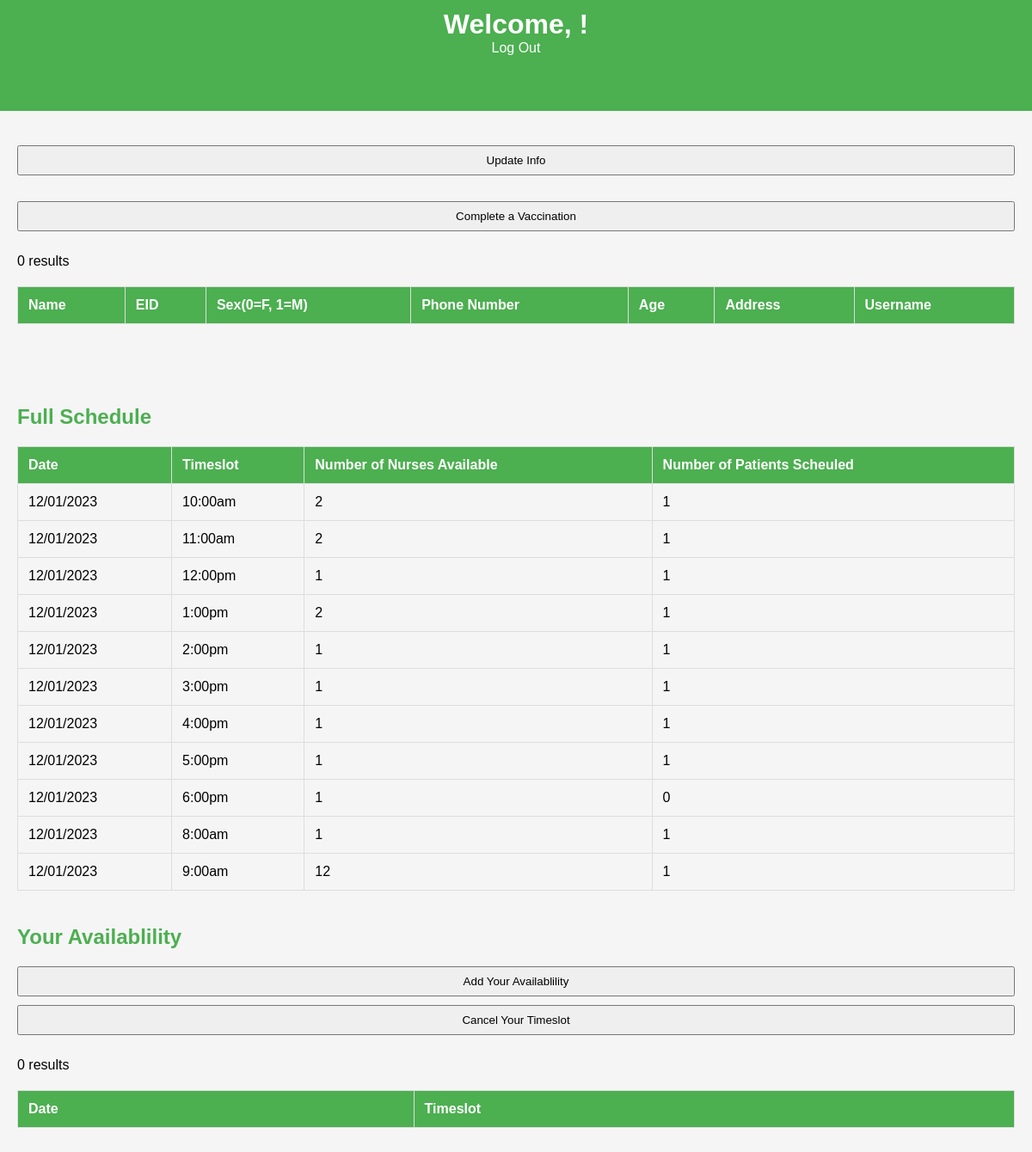
Page /nurse-home.php on the earlier database version.
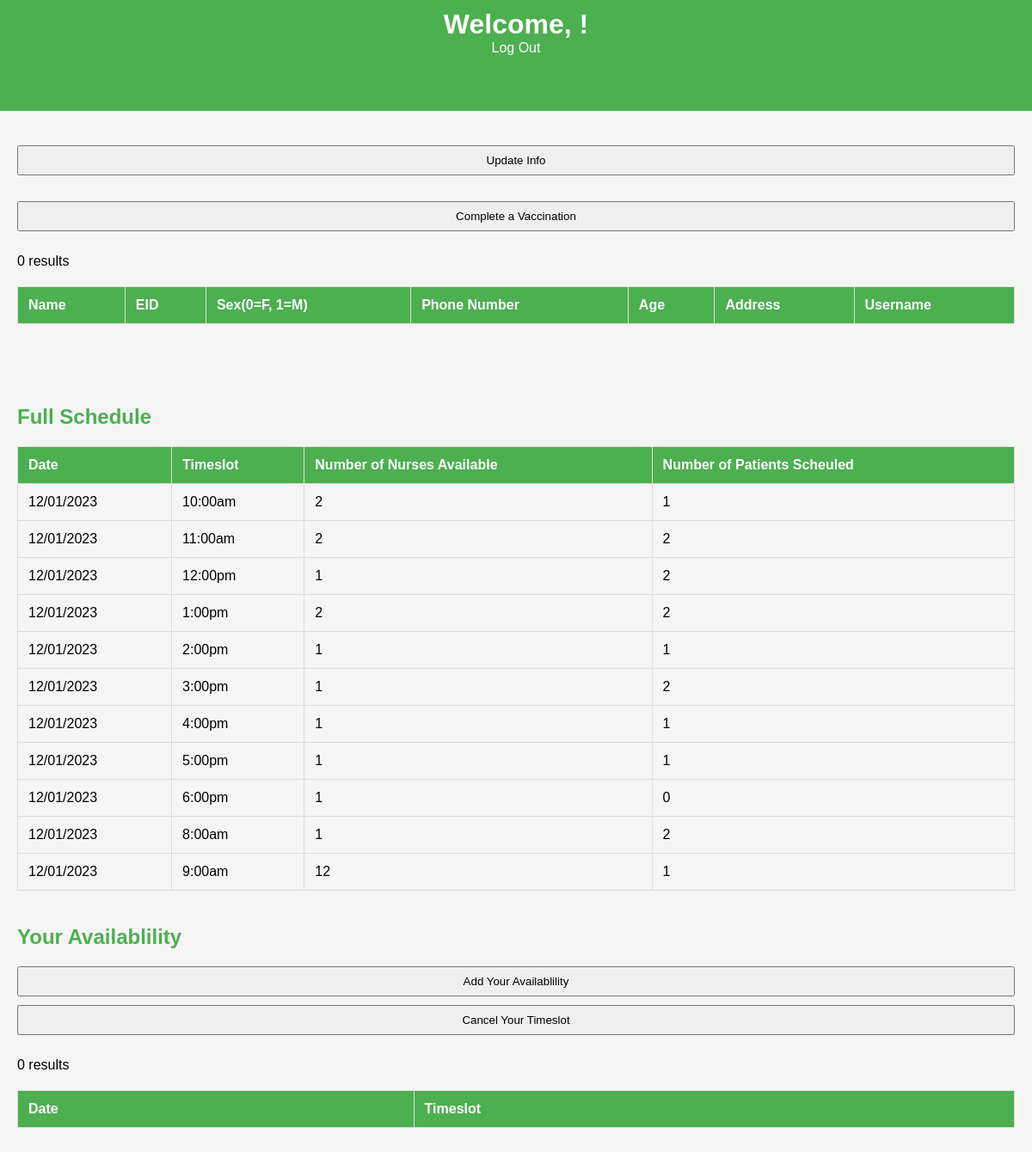
Same page on the later database version.
### tables this page shows
CREATE TABLE `schedule` (
  `the_date` varchar(20) NOT NULL,
  `time_slot` varchar(20) NOT NULL,
  `num_of_nurses` int(11) NOT NULL,
  `num_of_patients` int(11) NOT NULL
);

### nurse-home.php (the view, shortened to what this page needs)
<html>
    <head>
        <link rel="stylesheet" href="nurse-home.css">
        <?php
            $servername = "localhost";
            $username = "root";
            $password = "";
            $dbname = "final-project-2";
            $conn = new mysqli($servername, $username, $password, $dbname);
            $nurse_name = "";
        ?>
    </head>
    <div class="nurse-home-page">
        <div class="tab-bar">
            <?php echo "<h1>Welcome, $nurse_name!</h1>"?>
            <a href='http://localhost/480-hospital-database'>Log Out</a>
            <br>
            <br>
            <br>
            <br>
        </div>
        <div class="display-options">
            <div class="nurse-display">
                <form method="POST" action="nurse-home.php">
                    <input type="submit" name="update-info" value="Update Info"/>
                </form>
                <form method="POST" action="vaccination_processing.php">
                    <input type="submit" name="do-vaccination" value="Complete a Vaccination"/>
                </form>
                <table>
                    <tr>
                        <th>Name</th>
                        <th>EID</th>
                        <th>Sex(0=F, 1=M)</th>
                        <th>Phone Number</th>
                        <th>Age</th>
                        <th>Address</th>
                        <th>Username</th>
                    </tr>
                </table>
                <br>
                <br>
                <br>
            </div>
            <div class="scheduling-display">
                <h2>Full Schedule</h2>
                <table>
                    <tr>
                        <th>Date</th>
                        <th>Timeslot</th>
                        <th>Number of Nurses Available</th>
                        <th>Number of Patients Scheuled</th>
                    </tr>
                    <?php
                    $stmt = "SELECT * FROM schedule";
                    $result = $conn->query($stmt);
                    if ($result->num_rows > 0) {
                        while($row = $result->fetch_assoc()) {
                            echo "
                            <tr>
                                <td>" . $row["the_date"]. "</td>
                                <td>" . $row["time_slot"]. "</td>
                                <td>" . $row["num_of_nurses"]. "</td>
                                <td>" . $row["num_of_patients"]. "</td>
                            </tr>";
                        }
                    } else {
                        echo "0 results";
                    }
                    ?>
                </table>
            </div>
            <div class="scheduling-display">
                <h2>Your Availablility</h2>
                <form method="POST" action="nurse-availability-scheduling.php">
                    <input type="submit" name="add-availability" value="Add Your Availablility"/>
                    <input type="submit" name="cancel-availability" value="Cancel Your Timeslot"/>
                </form>
                <table>
                    <tr>
                        <th>Date</th>
                        <th>Timeslot</th>
                    </tr>
                </table>
            </div>
        </div>
    </div>
</html>

### nurse-home.css (style rules this page uses)
.nurse-home-page { max-width: 1200px; margin: 0 auto; }
.tab-bar { background-color: #4CAF50; color: white; padding: 10px; text-align: center; }
.tab-bar h1 { margin: 0; }
.tab-bar a { color: white; text-decoration: none; padding: 10px; margin: 0 10px; }
.display-options { padding: 20px; }
.nurse-display, .scheduling-display { margin-bottom: 40px; }
table { width: 100%; border-collapse: collapse; margin-top: 20px; }
table, th, td { border: 1px solid #ddd; }
th, td { padding: 12px; text-align: left; }
th { background-color: #4CAF50; color: white; }
h2 { color: #4CAF50; }
form { margin-top: 20px; }
label, input, button { margin-bottom: 10px; }
input[type="text"], input[type="password"], input[type="submit"] { width: 100%; padding: 8px; box-sizing: border-box; }

Differences in the rows shown:
changed schedule "11:00am": num_of_patients "1" → "2"
changed schedule "12:00pm": num_of_patients "1" → "2"
changed schedule "1:00pm": num_of_patients "1" → "2"
changed schedule "3:00pm": num_of_patients "1" → "2"
changed schedule "8:00am": num_of_patients "1" → "2"
